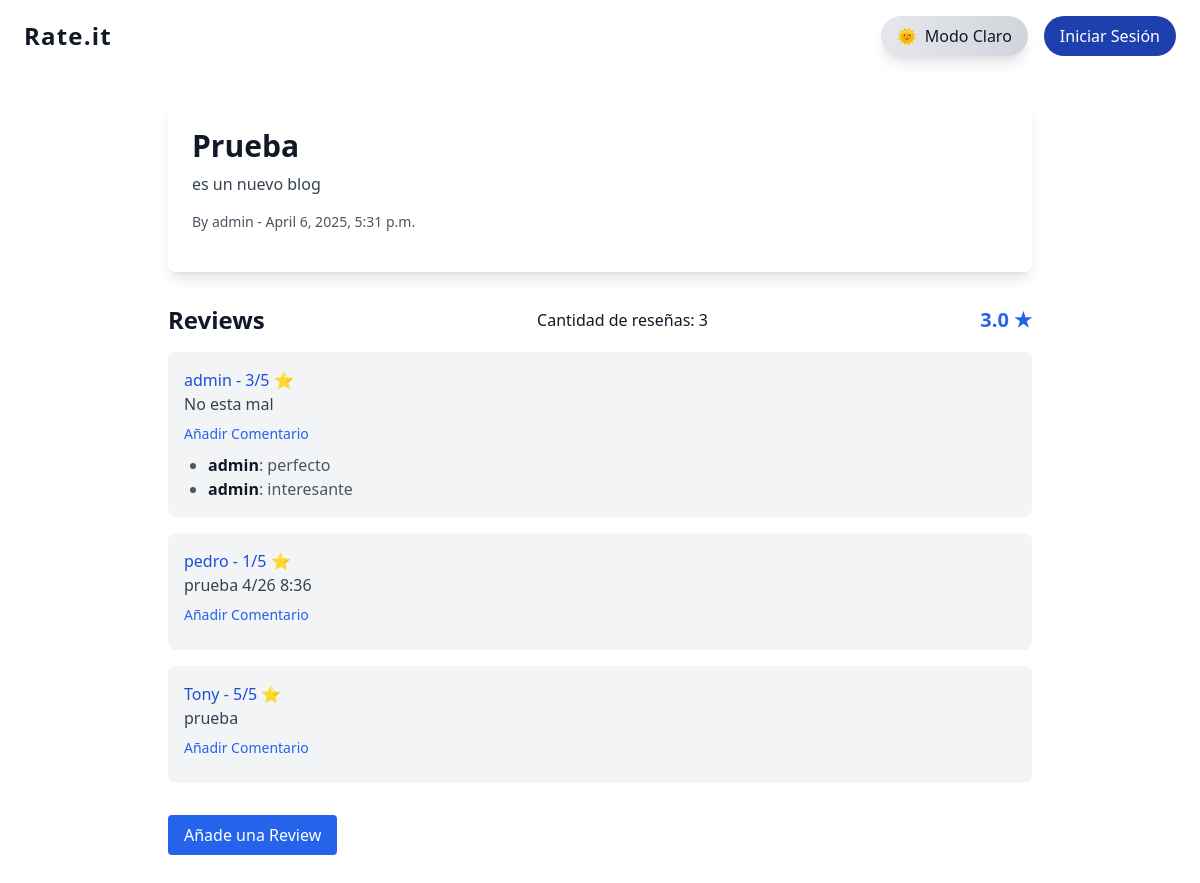
Page /blog/1/ on the committed database.
### blogapp/models.py (models this page shows, shortened)
class Blog(models.Model):
    title = models.CharField(max_length=200)
    content = HTMLField()
    author = models.ForeignKey(User, on_delete=models.CASCADE)
    created_at = models.DateTimeField(auto_now_add=True)
    is_deleted = models.BooleanField(default=False)
    tag = models.ForeignKey(Tag,on_delete=models.SET_NULL, null=True, max_length=100)
    cover_image = models.ImageField(upload_to='covers/', blank=True, null=True,validators=[dimension_imagen])
    average_rating = models.FloatField(default=0)
    objects = BlogManager()
    all_objects = models.Manager()

class Review(models.Model):
    blog = models.ForeignKey(Blog, on_delete=models.CASCADE, related_name='reviews')
    reviewer = models.ForeignKey(User, on_delete=models.CASCADE)
    rating = models.IntegerField(validators=[MinValueValidator(1), MaxValueValidator(5)])
    comment = models.TextField()
    created_at = models.DateTimeField(auto_now_add=True)
    class Meta:
        unique_together = ('blog', 'reviewer')

class Comment(models.Model):
    review = models.ForeignKey(Review, on_delete=models.CASCADE, related_name='comments')
    commenter = models.ForeignKey(User, on_delete=models.CASCADE)
    content = models.TextField()
    created_at = models.DateTimeField(auto_now_add=True)

### blogapp/views.py (the view)
# urls.py: path('blog/<int:pk>/', BlogDetailView.as_view(), name='blog_detail'),
class BlogDetailView(DetailView):
    model = Blog
    template_name = 'blogapp/blog_detail.html'

### blogapp/models.py (called while the page is built)
    def get_queryset(self):
        return super().get_queryset().filter(is_deleted=False)

### blogapp/templates/blogapp/blog_detail.html (shortened to what this page needs)
{% extends 'base.html' %}
{% block content %}
  <article class="bg-white dark:bg-gray-900 p-6 rounded-lg shadow-lg transition-all duration-700 ease-in-out dark:text-white text-gray-900 animate-fade-in">
    <h1 class="text-3xl font-bold mb-2">{{ object.title }}</h1>
    <p class="text-gray-700 dark:text-gray-300 mb-4">{{ object.content|safe }}</p>
    <p class="text-sm text-gray-600 dark:text-gray-500 mb-4">By {{ object.author.username }} - {{ object.created_at }}</p>
  </article>
  <section class="mt-8">
    <div class="flex justify-between items-center mb-4">
      <h2 class="text-2xl font-semibold">Reviews</h2>
      <span>Cantidad de reseñas: {{ object.reviews.all|length }}</span>
      {% if object.average_rating > 0 %}
          <span class="text-xl font-semibold text-blue-600 dark:text-blue-400">{{ object.average_rating|floatformat:1 }} ★</span>
      {% else %}
          <span class="text-gray-400">Sin reseñas aún</span>
      {% endif %}
  </div>
    {% for review in object.reviews.all %}
      <div class="bg-gray-100 dark:bg-gray-800 p-4 rounded-lg mb-4 transition-all duration-700 ease-in-out dark:text-white text-gray-900 animate-fade-in">
        <p class="text-blue-700 dark:text-blue-300 font-medium">{{ review.reviewer.username }} - {{ review.rating }}/5 ⭐</p>
        <p class="text-gray-700 dark:text-gray-300">{{ review.comment }}</p>
        <a href="{% url 'blogapp:add_comment' blog_pk=object.pk review_pk=review.pk %}" class="text-sm text-blue-600 dark:text-blue-400 hover:text-blue-500 dark:hover:text-blue-300 mt-2 inline-block">Añadir Comentario</a>
        <ul class="mt-2 list-disc ml-6 text-gray-600 dark:text-gray-400">
          {% for comment in review.comments.all %}
            <li><span class="font-semibold text-gray-900 dark:text-white">{{ comment.commenter.username }}</span>: {{ comment.content }}</li>
          {% endfor %}
        </ul>
      </div>
    {% empty %}
      <p class="text-gray-400">No reviews yet. Be the first to add one.</p>
    {% endfor %}
    <a href="{% url 'blogapp:add_review' object.pk %}" class="mt-4 inline-block bg-blue-600 hover:bg-blue-700 text-white px-4 py-2 rounded transition-colors">Añade una Review</a>
  </section>
{% endblock %}

### blogapp/templates/blogapp/base.html (style rules this page uses)
html { background-color: white; }
html { transition: background-color 0.5s ease-in-out; }
html, body { height: 100%; scroll-behavior: smooth; transition: background-color 0.5s ease-in-out; }
.animate-fade-in { animation: fade-in 0.6s ease-out; will-change: opacity, transform; }

### rows in the picture
Blog: title "Prueba", content "es un nuevo blog", author.username "admin", created_at "April 6, 2025, 5:31 p.m.", reviews.all|length "3", average_rating "3.0"
Review: reviewer.username "admin", rating "3", comment "No esta mal"
Comment: commenter.username "admin", content "perfecto"
Comment: commenter.username "admin", content "interesante"
Review: reviewer.username "pedro", rating "1", comment "prueba 4/26 8:36"
Review: reviewer.username "Tony", rating "5", comment "prueba"
